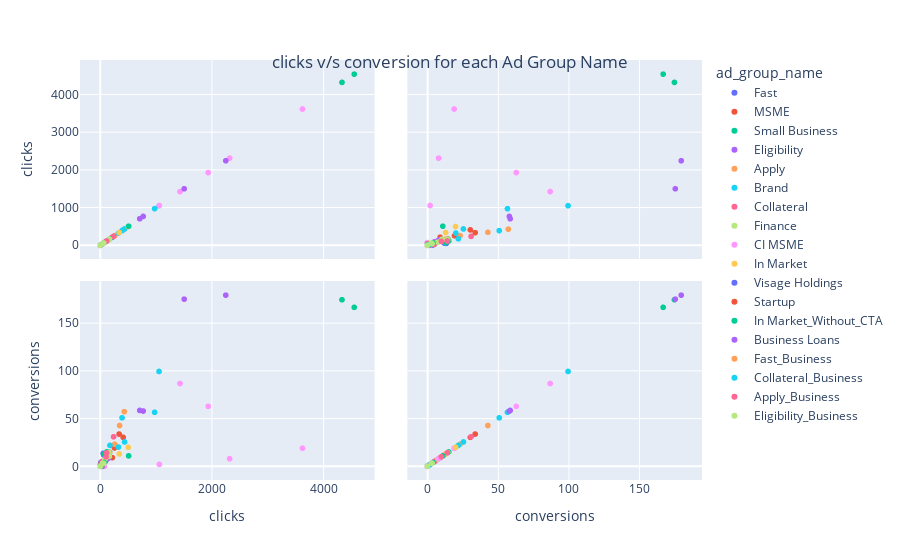

The notebook cell this image was saved under:
### Code cell
fig = px.scatter_matrix(df, dimensions=["clicks", "conversions"], color="ad_group_name")
fig.update_layout(
    title=
        {'text':"clicks v/s conversion for each Ad Group Name",
          'y':0.9, 
          'x':0.5})

# ad group name: In Market_Without_CTA has a good CTR.

### Figure 1 — Plotly figure (JSON) as saved in the notebook; plotly's stock layout.template omitted (floating-point values rounded to 4 significant figures)
{"data": [{"dimensions": [{"axis": {"matches": true}, "label": "clicks", "values": [3, 6, 51, 9, 1, 61, 0]}, {"axis": {"matches": true}, "label": "conversions", "values": [0, 1.5, 13.5, 4, 0, 12, 0]}], "hovertemplate": "ad_group_name=Fast<br>%{xaxis.title.text}=%{x}<br>%{yaxis.title.text}=%{y}<extra></extra>", "legendgroup": "Fast", "marker": {"color": "#636efa", "symbol": "circle"}, "name": "Fast", "showlegend": true, "type": "splom"}, {"dimensions": [{"axis": {"matches": true}, "label": "clicks", "values": [0, 156, 32, 337, 216, 8, 410, 255, 3, 4, 4]}, {"axis": {"matches": true}, "label": "conversions", "values": [0, 12, 1, 33.9, 9.1, 0.5, 30.5, 19.3, 1, 2, 0]}], "hovertemplate": "ad_group_name=MSME<br>%{xaxis.title.text}=%{x}<br>%{yaxis.title.text}=%{y}<extra></extra>", "legendgroup": "MSME", "marker": {"color": "#EF553B", "symbol": "circle"}, "name": "MSME", "showlegend": true, "type": "splom"}, {"dimensions": [{"axis": {"matches": true}, "label": "clicks", "values": [1, 71, 10, 170, 98, 12, 147, 115, 13, 2, 0]}, {"axis": {"matches": true}, "label": "conversions", "values": [0, 13, 0, 14.7, 7.9, 0, 15, 15.17, 0, 0.5, 0]}], "hovertemplate": "ad_group_name=Small Business<br>%{xaxis.title.text}=%{x}<br>%{yaxis.title.text}=%{y}<extra></extra>", "legendgroup": "Small Business", "marker": {"color": "#00cc96", "symbol": "circle"}, "name": "Small Business", "showlegend": true, "type": "splom"}, {"dimensions": [{"axis": {"matches": true}, "label": "clicks", "values": [1, 62, 15, 123, 82, 0, 152, 91, 53, 101, 1, 0, 0]}, {"axis": {"matches": true}, "label": "conversions", "values": [0, 5, 0, 7.5, 6, 0, 9, 5, 3.5, 7.7, 0, 0, 0]}], "hovertemplate": "ad_group_name=Eligibility<br>%{xaxis.title.text}=%{x}<br>%{yaxis.title.text}=%{y}<extra></extra>", "legendgroup": "Eligibility", "marker": {"color": "#ab63fa", "symbol": "circle"}, "name": "Eligibility", "showlegend": true, "type": "splom"}, {"dimensions": [{"axis": {"matches": true}, "label": "clicks", "values": [0, 71, 19, 258, 167, 9, 430, 112, 160, 1, 346, 0, 1, 3]}, {"axis": {"matches": true}, "label": "conversions", "values": [0, 5.8, 1, 23.2, 14.5, 1.5, 57.4, 9.5, 12.2, 0, 42.9, 0, 0, 0]}], "hovertemplate": "ad_group_name=Apply<br>%{xaxis.title.text}=%{x}<br>%{yaxis.title.text}=%{y}<extra></extra>", "legendgroup": "Apply", "marker": {"color": "#FFA15A", "symbol": "circle"}, "name": "Apply", "showlegend": true, "type": "splom"}, {"dimensions": [{"axis": {"matches": true}, "label": "clicks", "values": [390, 173, 56, 1053, 15, 435, 974, 326, 8, 7]}, {"axis": {"matches": true}, "label": "conversions", "values": [50.94, 22, 2.6, 99.66, 0, 25.6, 56.78, 20.23, 1, 0]}], "hovertemplate": "ad_group_name=Brand<br>%{xaxis.title.text}=%{x}<br>%{yaxis.title.text}=%{y}<extra></extra>", "legendgroup": "Brand", "marker": {"color": "#19d3f3", "symbol": "circle"}, "name": "Brand", "showlegend": true, "type": "splom"}, {"dimensions": [{"axis": {"matches": true}, "label": "clicks", "values": [24, 7, 44, 15, 1, 49, 22, 20, 0, 238, 0, 0]}, {"axis": {"matches": true}, "label": "conversions", "values": [5, 1, 3, 0, 0, 2.9, 0, 2, 0, 31, 0, 0]}], "hovertemplate": "ad_group_name=Collateral<br>%{xaxis.title.text}=%{x}<br>%{yaxis.title.text}=%{y}<extra></extra>", "legendgroup": "Collateral", "marker": {"color": "#FF6692", "symbol": "circle"}, "name": "Collateral", "showlegend": true, "type": "splom"}, {"dimensions": [{"axis": {"matches": true}, "label": "clicks", "values": [11, 1, 40, 85, 3, 163, 47, 150, 0, 2]}, {"axis": {"matches": true}, "label": "conversions", "values": [1, 1, 3, 7.6, 0, 10.6, 3.6, 14.42, 0, 0]}], "hovertemplate": "ad_group_name=Finance<br>%{xaxis.title.text}=%{x}<br>%{yaxis.title.text}=%{y}<extra></extra>", "legendgroup": "Finance", "marker": {"color": "#B6E880", "symbol": "circle"}, "name": "Finance", "showlegend": true, "type": "splom"}, {"dimensions": [{"axis": {"matches": true}, "label": "clicks", "values": [0, 0, 2, 1934, 2318, 1059, 1429, 3624, 7, 74]}, {"axis": {"matches": true}, "label": "conversions", "values": [0, 0, 0, 63, 8, 2, 87, 19, 0, 0]}], "hovertemplate": "ad_group_name=CI MSME<br>%{xaxis.title.text}=%{x}<br>%{yaxis.title.text}=%{y}<extra></extra>", "legendgroup": "CI MSME", "marker": {"color": "#FF97FF", "symbol": "circle"}, "name": "CI MSME", "showlegend": true, "type": "splom"}, {"dimensions": [{"axis": {"matches": true}, "label": "clicks", "values": [500, 55, 340, 0, 0]}, {"axis": {"matches": true}, "label": "conversions", "values": [20, 1, 13, 0, 0]}], "hovertemplate": "ad_group_name=In Market<br>%{xaxis.title.text}=%{x}<br>%{yaxis.title.text}=%{y}<extra></extra>", "legendgroup": "In Market", "marker": {"color": "#FECB52", "symbol": "circle"}, "name": "In Market", "showlegend": true, "type": "splom"}, {"dimensions": [{"axis": {"matches": true}, "label": "clicks", "values": [3, 1, 5, 1, 8, 18, 12, 33]}, {"axis": {"matches": true}, "label": "conversions", "values": [0, 1, 0, 0, 0, 1, 0, 0]}], "hovertemplate": "ad_group_name=Visage Holdings<br>%{xaxis.title.text}=%{x}<br>%{yaxis.title.text}=%{y}<extra></extra>", "legendgroup": "Visage Holdings", "marker": {"color": "#636efa", "symbol": "circle"}, "name": "Visage Holdings", "showlegend": true, "type": "splom"}, {"dimensions": [{"axis": {"matches": true}, "label": "clicks", "values": [23]}, {"axis": {"matches": true}, "label": "conversions", "values": [0]}], "hovertemplate": "ad_group_name=Startup<br>%{xaxis.title.text}=%{x}<br>%{yaxis.title.text}=%{y}<extra></extra>", "legendgroup": "Startup", "marker": {"color": "#EF553B", "symbol": "circle"}, "name": "Startup", "showlegend": true, "type": "splom"}, {"dimensions": [{"axis": {"matches": true}, "label": "clicks", "values": [508, 4551, 4332, 67]}, {"axis": {"matches": true}, "label": "conversions", "values": [11, 167, 175, 4]}], "hovertemplate": "ad_group_name=In Market_Without_CTA<br>%{xaxis.title.text}=%{x}<br>%{yaxis.title.text}=%{y}<extra></extra>", "legendgroup": "In Market_Without_CTA", "marker": {"color": "#00cc96", "symbol": "circle"}, "name": "In Market_Without_CTA", "showlegend": true, "type": "splom"}, {"dimensions": [{"axis": {"matches": true}, "label": "clicks", "values": [2249, 707, 1504, 769, 19, 8]}, {"axis": {"matches": true}, "label": "conversions", "values": [179.8, 58.7, 175.6, 58.1, 2, 0]}], "hovertemplate": "ad_group_name=Business Loans<br>%{xaxis.title.text}=%{x}<br>%{yaxis.title.text}=%{y}<extra></extra>", "legendgroup": "Business Loans", "marker": {"color": "#ab63fa", "symbol": "circle"}, "name": "Business Loans", "showlegend": true, "type": "splom"}, {"dimensions": [{"axis": {"matches": true}, "label": "clicks", "values": [7, 6]}, {"axis": {"matches": true}, "label": "conversions", "values": [0, 1]}], "hovertemplate": "ad_group_name=Fast_Business<br>%{xaxis.title.text}=%{x}<br>%{yaxis.title.text}=%{y}<extra></extra>", "legendgroup": "Fast_Business", "marker": {"color": "#FFA15A", "symbol": "circle"}, "name": "Fast_Business", "showlegend": true, "type": "splom"}, {"dimensions": [{"axis": {"matches": true}, "label": "clicks", "values": [14, 9, 0]}, {"axis": {"matches": true}, "label": "conversions", "values": [1, 0, 0]}], "hovertemplate": "ad_group_name=Collateral_Business<br>%{xaxis.title.text}=%{x}<br>%{yaxis.title.text}=%{y}<extra></extra>", "legendgroup": "Collateral_Business", "marker": {"color": "#19d3f3", "symbol": "circle"}, "name": "Collateral_Business", "showlegend": true, "type": "splom"}, {"dimensions": [{"axis": {"matches": true}, "label": "clicks", "values": [115, 103, 0]}, {"axis": {"matches": true}, "label": "conversions", "values": [14.2, 10, 0]}], "hovertemplate": "ad_group_name=Apply_Business<br>%{xaxis.title.text}=%{x}<br>%{yaxis.title.text}=%{y}<extra></extra>", "legendgroup": "Apply_Business", "marker": {"color": "#FF6692", "symbol": "circle"}, "name": "Apply_Business", "showlegend": true, "type": "splom"}, {"dimensions": [{"axis": {"matches": true}, "label": "clicks", "values": [61, 46, 1]}, {"axis": {"matches": true}, "label": "conversions", "values": [3, 3.4, 0]}], "hovertemplate": "ad_group_name=Eligibility_Business<br>%{xaxis.title.text}=%{x}<br>%{yaxis.title.text}=%{y}<extra></extra>", "legendgroup": "Eligibility_Business", "marker": {"color": "#B6E880", "symbol": "circle"}, "name": "Eligibility_Business", "showlegend": true, "type": "splom"}], "layout": {"dragmode": "select", "legend": {"title": {"text": "ad_group_name"}, "tracegroupgap": 0}, "margin": {"t": 60}, "title": {"text": "clicks v/s conversion for each Ad Group Name", "x": 0.5, "y": 0.9}}}
